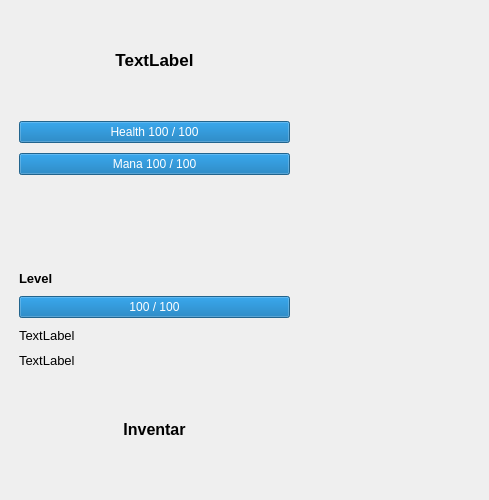
<?xml version="1.0" encoding="UTF-8"?>
<ui version="4.0">
 <class>StatWidget</class>
 <widget class="QWidget" name="StatWidget">
  <property name="geometry">
   <rect>
    <x>0</x>
    <y>0</y>
    <width>489</width>
    <height>500</height>
   </rect>
  </property>
  <property name="sizePolicy">
   <sizepolicy hsizetype="Expanding" vsizetype="Expanding">
    <horstretch>32</horstretch>
    <verstretch>32</verstretch>
   </sizepolicy>
  </property>
  <property name="minimumSize">
   <size>
    <width>300</width>
    <height>500</height>
   </size>
  </property>
  <property name="windowTitle">
   <string>Form</string>
  </property>
  <widget class="QWidget" name="verticalLayoutWidget">
   <property name="geometry">
    <rect>
     <x>-1</x>
     <y>-1</y>
     <width>311</width>
     <height>501</height>
    </rect>
   </property>
   <layout class="QVBoxLayout" name="verticalLayout">
    <property name="spacing">
     <number>10</number>
    </property>
    <property name="sizeConstraint">
     <enum>QLayout::SetDefaultConstraint</enum>
    </property>
    <property name="leftMargin">
     <number>20</number>
    </property>
    <property name="topMargin">
     <number>10</number>
    </property>
    <property name="rightMargin">
     <number>20</number>
    </property>
    <property name="bottomMargin">
     <number>20</number>
    </property>
    <item>
     <widget class="QLabel" name="_nameLabel">
      <property name="font">
       <font>
        <pointsize>13</pointsize>
        <weight>75</weight>
        <bold>true</bold>
       </font>
      </property>
      <property name="text">
       <string>TextLabel</string>
      </property>
      <property name="alignment">
       <set>Qt::AlignCenter</set>
      </property>
     </widget>
    </item>
    <item>
     <widget class="QProgressBar" name="_healthBar">
      <property name="sizePolicy">
       <sizepolicy hsizetype="Expanding" vsizetype="Fixed">
        <horstretch>0</horstretch>
        <verstretch>0</verstretch>
       </sizepolicy>
      </property>
      <property name="maximumSize">
       <size>
        <width>16777213</width>
        <height>16777215</height>
       </size>
      </property>
      <property name="palette">
       <palette>
        <active>
         <colorrole role="WindowText">
          <brush brushstyle="SolidPattern">
           <color alpha="255">
            <red>255</red>
            <green>255</green>
            <blue>255</blue>
           </color>
          </brush>
         </colorrole>
         <colorrole role="Text">
          <brush brushstyle="SolidPattern">
           <color alpha="255">
            <red>255</red>
            <green>255</green>
            <blue>255</blue>
           </color>
          </brush>
         </colorrole>
        </active>
        <inactive>
         <colorrole role="WindowText">
          <brush brushstyle="SolidPattern">
           <color alpha="255">
            <red>255</red>
            <green>255</green>
            <blue>255</blue>
           </color>
          </brush>
         </colorrole>
         <colorrole role="Text">
          <brush brushstyle="SolidPattern">
           <color alpha="255">
            <red>255</red>
            <green>255</green>
            <blue>255</blue>
           </color>
          </brush>
         </colorrole>
        </inactive>
        <disabled>
         <colorrole role="WindowText">
          <brush brushstyle="SolidPattern">
           <color alpha="255">
            <red>120</red>
            <green>120</green>
            <blue>120</blue>
           </color>
          </brush>
         </colorrole>
         <colorrole role="Text">
          <brush brushstyle="SolidPattern">
           <color alpha="255">
            <red>120</red>
            <green>120</green>
            <blue>120</blue>
           </color>
          </brush>
         </colorrole>
        </disabled>
       </palette>
      </property>
      <property name="contextMenuPolicy">
       <enum>Qt::NoContextMenu</enum>
      </property>
      <property name="autoFillBackground">
       <bool>false</bool>
      </property>
      <property name="minimum">
       <number>0</number>
      </property>
      <property name="maximum">
       <number>100</number>
      </property>
      <property name="value">
       <number>100</number>
      </property>
      <property name="alignment">
       <set>Qt::AlignCenter</set>
      </property>
      <property name="textVisible">
       <bool>true</bool>
      </property>
      <property name="invertedAppearance">
       <bool>false</bool>
      </property>
      <property name="textDirection">
       <enum>QProgressBar::TopToBottom</enum>
      </property>
      <property name="format">
       <string>Health %v / %m</string>
      </property>
     </widget>
    </item>
    <item>
     <widget class="QProgressBar" name="_manaBar">
      <property name="contextMenuPolicy">
       <enum>Qt::NoContextMenu</enum>
      </property>
      <property name="value">
       <number>100</number>
      </property>
      <property name="alignment">
       <set>Qt::AlignCenter</set>
      </property>
      <property name="format">
       <string>Mana %v / %m</string>
      </property>
     </widget>
    </item>
    <item>
     <widget class="QLabel" name="_levelLabel">
      <property name="sizePolicy">
       <sizepolicy hsizetype="Preferred" vsizetype="Minimum">
        <horstretch>0</horstretch>
        <verstretch>0</verstretch>
       </sizepolicy>
      </property>
      <property name="font">
       <font>
        <pointsize>10</pointsize>
        <weight>75</weight>
        <bold>true</bold>
       </font>
      </property>
      <property name="toolTip">
       <string extracomment="Shows the amount of Exp left to the next Lvl"/>
      </property>
      <property name="text">
       <string>Level</string>
      </property>
      <property name="textFormat">
       <enum>Qt::PlainText</enum>
      </property>
      <property name="scaledContents">
       <bool>true</bool>
      </property>
      <property name="alignment">
       <set>Qt::AlignBottom|Qt::AlignLeading|Qt::AlignLeft</set>
      </property>
      <property name="margin">
       <number>2</number>
      </property>
      <property name="textInteractionFlags">
       <set>Qt::NoTextInteraction</set>
      </property>
     </widget>
    </item>
    <item>
     <widget class="QProgressBar" name="_levelBar">
      <property name="sizePolicy">
       <sizepolicy hsizetype="Expanding" vsizetype="Fixed">
        <horstretch>0</horstretch>
        <verstretch>0</verstretch>
       </sizepolicy>
      </property>
      <property name="minimumSize">
       <size>
        <width>100</width>
        <height>15</height>
       </size>
      </property>
      <property name="maximumSize">
       <size>
        <width>16777215</width>
        <height>16777215</height>
       </size>
      </property>
      <property name="baseSize">
       <size>
        <width>100</width>
        <height>15</height>
       </size>
      </property>
      <property name="contextMenuPolicy">
       <enum>Qt::NoContextMenu</enum>
      </property>
      <property name="value">
       <number>100</number>
      </property>
      <property name="alignment">
       <set>Qt::AlignCenter</set>
      </property>
      <property name="format">
       <string>%v / %m</string>
      </property>
     </widget>
    </item>
    <item>
     <widget class="QLabel" name="_atkLabel">
      <property name="sizePolicy">
       <sizepolicy hsizetype="Preferred" vsizetype="Maximum">
        <horstretch>0</horstretch>
        <verstretch>0</verstretch>
       </sizepolicy>
      </property>
      <property name="font">
       <font>
        <pointsize>10</pointsize>
        <weight>50</weight>
        <italic>false</italic>
        <bold>false</bold>
       </font>
      </property>
      <property name="text">
       <string>TextLabel</string>
      </property>
      <property name="textFormat">
       <enum>Qt::PlainText</enum>
      </property>
      <property name="scaledContents">
       <bool>true</bool>
      </property>
      <property name="alignment">
       <set>Qt::AlignLeading|Qt::AlignLeft|Qt::AlignTop</set>
      </property>
      <property name="wordWrap">
       <bool>true</bool>
      </property>
      <property name="margin">
       <number>5</number>
      </property>
     </widget>
    </item>
    <item>
     <widget class="QLabel" name="_defLabel">
      <property name="sizePolicy">
       <sizepolicy hsizetype="Preferred" vsizetype="Maximum">
        <horstretch>0</horstretch>
        <verstretch>0</verstretch>
       </sizepolicy>
      </property>
      <property name="font">
       <font>
        <pointsize>10</pointsize>
       </font>
      </property>
      <property name="text">
       <string>TextLabel</string>
      </property>
      <property name="alignment">
       <set>Qt::AlignLeading|Qt::AlignLeft|Qt::AlignTop</set>
      </property>
      <property name="margin">
       <number>5</number>
      </property>
     </widget>
    </item>
    <item>
     <widget class="QLabel" name="_inventurInformation">
      <property name="font">
       <font>
        <pointsize>12</pointsize>
        <weight>75</weight>
        <bold>true</bold>
       </font>
      </property>
      <property name="text">
       <string>Inventar</string>
      </property>
      <property name="scaledContents">
       <bool>false</bool>
      </property>
      <property name="alignment">
       <set>Qt::AlignCenter</set>
      </property>
     </widget>
    </item>
    <item>
     <layout class="QGridLayout" name="_inventoryGrid" rowstretch="0" columnstretch="0">
      <property name="sizeConstraint">
       <enum>QLayout::SetDefaultConstraint</enum>
      </property>
      <property name="spacing">
       <number>3</number>
      </property>
     </layout>
    </item>
   </layout>
  </widget>
 </widget>
 <resources/>
 <connections/>
</ui>
